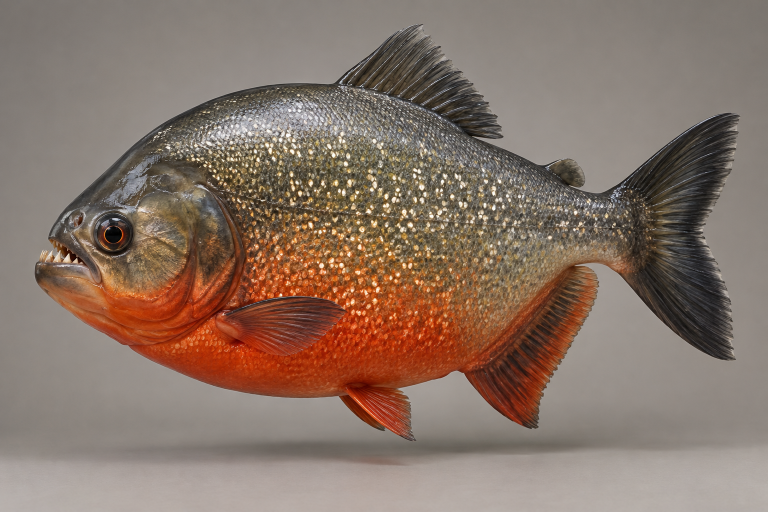
#> input picture Art/Concepts/Animals/2026-10-12/piranha.png, 1536 x 1024 px (shown at 1/2 size)
$ python make_fish_models.py
#> lines starting #> are read from the running program, lines starting #| are printed output that depends on the picture; after the words box and inside, x2 and y2 are one past the last pixel; in counts of white or black regions, pixels touching at a corner belong together
#> in build, image is the input picture: PIL image 1536x1024 RGB; mean R, G, B 136.4, 116.2, 103.6
#> in build, `image = image.transpose(Image.FLIP_LEFT_RIGHT)`:
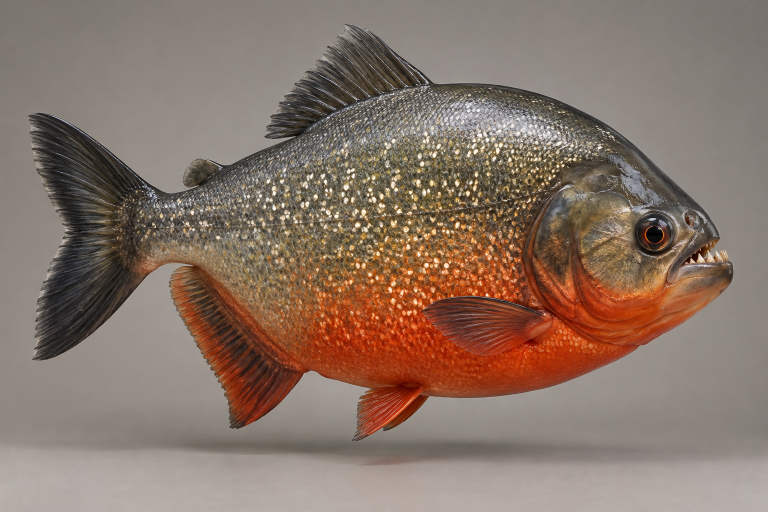
#> image: PIL image 1536x1024 RGB (shown at 1/2 size); mean R, G, B 136.4, 116.2, 103.6
"""Cut the owner's fish art from its studio background and inflate each silhouette into a body. Safe to run again.
Run with ordinary Python (Pillow), outside Unreal:
    python Scripts/Art/make_fish_models.py

For each aquatic creature in Art/Concepts/Animals/2026-10-12 it writes, under Art/Fauna/Fish:
  <Name>-v1.png       the creature cut out on transparency, cropped, head toward the right (+X in Unreal)
  <Name>-v1.mesh.json a body for it, in two parts. The trunk is truly round (owner, October 15: the creatures
                      looked flat): along its length, an oval cross-section as tall as the silhouette's body with the
                      fins trimmed off, as wide as the creature is broad, its sides mapped with the art. Around it, the
                      silhouette thinly inflated carries the fins and tail. Units are centimetres at the creature's
                      working length. A ray stays a flat inflated wing.
Scripts/Setup/build_fish.py turns these into Unreal assets.

The background is the art's plain studio grey with a soft shadow: it is flood-filled from the border while colours
change gently, so the creature's sharper outline stops the fill. Lengths are tuning.
"""
import json
import math
from collections import deque
from pathlib import Path
from PIL import Image, ImageFilter

ROOT = Path(__file__).resolve().parents[2]
SOURCE = ROOT / 'Art/Concepts/Animals/2026-10-12'
OUT = ROOT / 'Art/Fauna/Fish'

# name, source art, which way the head faces in the art, working length in cm (tuning), how thick the inflated
# silhouette is for its height (fins, tail; a ray's whole body), and how broad the round trunk is for its height
# (0 for a ray, which has none). All tuning.
CREATURES = [
    ('Piranha', 'piranha.png', 'left', 30.0, .10, .42),
    ('Bass', 'bass.png', 'left', 50.0, .10, .48),
    ('Catfish', 'catfish.png', 'left', 90.0, .12, .95),
    ('MantaRay', 'manta_ray.png', 'left', 380.0, .12, 0.0),
    ('GreatWhiteShark', 'great_white_shark.png', 'left', 450.0, .08, .78),
    ('HammerheadShark', 'hammerhead_shark.png', 'left', 400.0, .08, .74),
    ('Squid', 'squid.png', 'left', 180.0, .12, .95),
]
RING = 20           # points round the trunk's cross-section
FIN_WINDOW = .13    # fins are trimmed from the trunk over this share of the length
WORK = 640          # mask width in pixels while segmenting
COLUMNS = 72        # mesh columns along the body
STEP_TOLERANCE = 5  # largest colour step between neighbouring background pixels
DRIFT_TOLERANCE = 12  # largest difference from the background colour carried by the fill


def background_mask(image):
    """True where the studio background is, at WORK width. The fill carries the colour of the background it has
    crossed, updated slowly, so it follows the grey's gentle gradient and the soft shadow but stops where a body
    differs from what lies just outside it, even across a gradual edge."""
    small = image.convert('RGB').resize((WORK, round(image.height * WORK / image.width)), Image.BILINEAR)
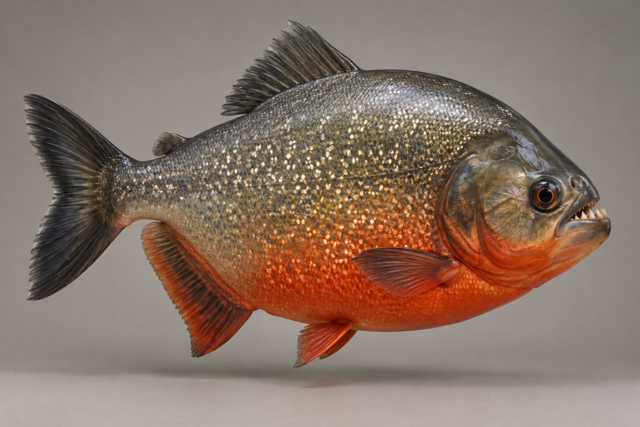
#> small: PIL image 640x427 RGB; mean R, G, B 136.4, 116.2, 103.6
    small = small.filter(ImageFilter.MedianFilter(3))
    w, h = small.size
#> w = 640; h = 427
    px = small.load()
    seen = [[False] * w for _ in range(h)]
    ref = {}
    queue = deque()
    for x in range(w):
        for y in (0, h - 1):
            seen[y][x] = True; ref[(x, y)] = px[x, y]; queue.append((x, y))
#> after the loop, ref = 1280 items; seen = 427 items
    for y in range(h):
        for x in (0, w - 1):
            if not seen[y][x]:
                seen[y][x] = True; ref[(x, y)] = px[x, y]; queue.append((x, y))
#> after the loop, ref = 2130 items
    while queue:
        x, y = queue.popleft()
        here, carried = px[x, y], ref[(x, y)]
        for nx, ny in ((x + 1, y), (x - 1, y), (x, y + 1), (x, y - 1)):
            if 0 <= nx < w and 0 <= ny < h and not seen[ny][nx]:
                there = px[nx, ny]
                step = max(abs(there[i] - here[i]) for i in range(3))
                drift = max(abs(there[i] - carried[i]) for i in range(3))
                if step <= STEP_TOLERANCE and drift <= DRIFT_TOLERANCE and max(there) - min(there) < 40:
                    seen[ny][nx] = True
                    ref[(nx, ny)] = tuple(carried[i] * .92 + there[i] * .08 for i in range(3))
                    queue.append((nx, ny))
#> this loop made 155870 passes
#> (x, y, carried) on passes 1 to 3: (0, 0, (122, 117, 110)), (0, 426, (181, 174, 169)), (1, 0, (122, 117, 110))
#> after the loop, ref = 155870 items
#> in build, `background, w, h = background_mask(image)`: background = 427 items; h = 427
    return seen, w, h


def largest_region(inside, w, h):
    """Keep the biggest connected creature region; drop specks."""
#> called with w = 640, h = 427
    label = [[0] * w for _ in range(h)]
#> label = 427 items
    best, best_size, current = 0, 0, 0
    for y in range(h):
        for x in range(w):
            if inside[y][x] and not label[y][x]:
                current += 1
                size, queue = 0, deque([(x, y)])
                label[y][x] = current
                while queue:
                    cx, cy = queue.popleft()
                    size += 1
                    for nx, ny in ((cx + 1, cy), (cx - 1, cy), (cx, cy + 1), (cx, cy - 1)):
                        if 0 <= nx < w and 0 <= ny < h and inside[ny][nx] and not label[ny][nx]:
                            label[ny][nx] = current
                            queue.append((nx, ny))
                if size > best_size:
                    best, best_size = current, size
#> after the loop, best = 1; best_size = 117409; current = 2
    return [[label[y][x] == best for x in range(w)] for y in range(h)]


def fill_holes(inside, w, h):
    """Background enclosed by the creature (between fins and body) that the border fill never reached is the creature."""
#> called with w = 640, h = 427
    outside = [[False] * w for _ in range(h)]
#> outside = 427 items
    queue = deque()
    for x in range(w):
        for y in (0, h - 1):
            if not inside[y][x]:
                outside[y][x] = True
                queue.append((x, y))
    for y in range(h):
        for x in (0, w - 1):
            if not inside[y][x] and not outside[y][x]:
                outside[y][x] = True
                queue.append((x, y))
    while queue:
        x, y = queue.popleft()
        for nx, ny in ((x + 1, y), (x - 1, y), (x, y + 1), (x, y - 1)):
            if 0 <= nx < w and 0 <= ny < h and not inside[ny][nx] and not outside[ny][nx]:
                outside[ny][nx] = True
                queue.append((nx, ny))
    return [[not outside[y][x] for x in range(w)] for y in range(h)]


def distance_inside(inside, w, h):
    """Chamfer distance from each inside pixel to the nearest outside pixel."""
    big = 1e9
    d = [[0.0 if not inside[y][x] else big for x in range(w)] for y in range(h)]
    for y in range(h):
        for x in range(w):
            if d[y][x]:
                for dx, dy, c in ((-1, 0, 1), (0, -1, 1), (-1, -1, 1.414), (1, -1, 1.414)):
                    nx, ny = x + dx, y + dy
                    d[y][x] = min(d[y][x], (d[ny][nx] + c) if 0 <= nx < w and 0 <= ny < h else 1.0)
    for y in range(h - 1, -1, -1):
        for x in range(w - 1, -1, -1):
            if d[y][x]:
                for dx, dy, c in ((1, 0, 1), (0, 1, 1), (1, 1, 1.414), (-1, 1, 1.414)):
                    nx, ny = x + dx, y + dy
                    d[y][x] = min(d[y][x], (d[ny][nx] + c) if 0 <= nx < w and 0 <= ny < h else 1.0)
    return d


def build(name, source, head, length, thickness, breadth):
    image = Image.open(SOURCE / source).convert('RGB')
    if head == 'left':
        image = image.transpose(Image.FLIP_LEFT_RIGHT)
    background, w, h = background_mask(image)
    inside = fill_holes(largest_region([[not b for b in row] for row in background], w, h), w, h)
#> inside = 427 items
    xs = [x for y in range(h) for x in range(w) if inside[y][x]]
#> xs = 117409 items
    ys = [y for y in range(h) for x in range(w) if inside[y][x]]
#> ys = 117409 items
    x0, x1, y0, y1 = max(min(xs) - 2, 0), min(max(xs) + 3, w), max(min(ys) - 2, 0), min(max(ys) + 3, h)
#> x0 = 21; x1 = 613; y0 = 18; y1 = 370
    inside = [row[x0:x1] for row in inside[y0:y1]]
#> inside = 352 items
    w, h = x1 - x0, y1 - y0
#> w = 592; h = 352

    # The cut-out art: full resolution, alpha from the mask, edges softened a little.
    scale = image.width / WORK
#> scale = 2.4
    box = (round(x0 * scale), round(y0 * scale), round(x1 * scale), round(y1 * scale))
#> box = (50, 43, 1471, 888)
    art = image.crop(box)
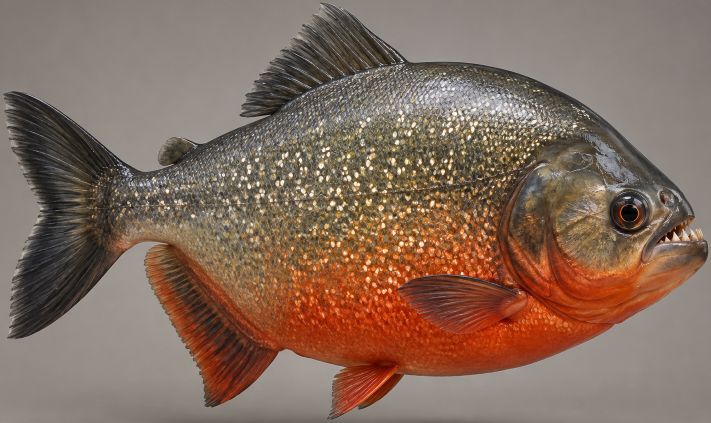
#> art: PIL image 1421x845 RGB (shown at 1/2 size); mean R, G, B 131.5, 107.6, 92.8
    mask = Image.new('L', (w, h))
#> mask: PIL image 592x352 L; every value is 0
    mask.putdata([255 if inside[y][x] else 0 for y in range(h) for x in range(w)])
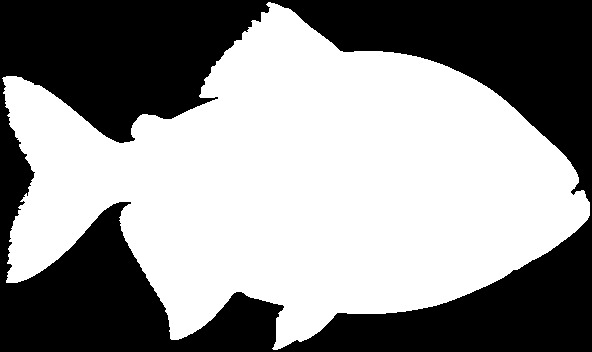
#> mask: PIL image 592x352 L; 56.3% white; 1 black region, box (x1, y1, x2, y2) and area: (0, 0, 592, 352) 90975
    mask = mask.resize(art.size, Image.BILINEAR).filter(ImageFilter.GaussianBlur(1.5)).point(lambda v: 0 if v < 100 else min(255, (v - 100) * 2))
#> mask: PIL image 1421x845 L
    art.putalpha(mask)
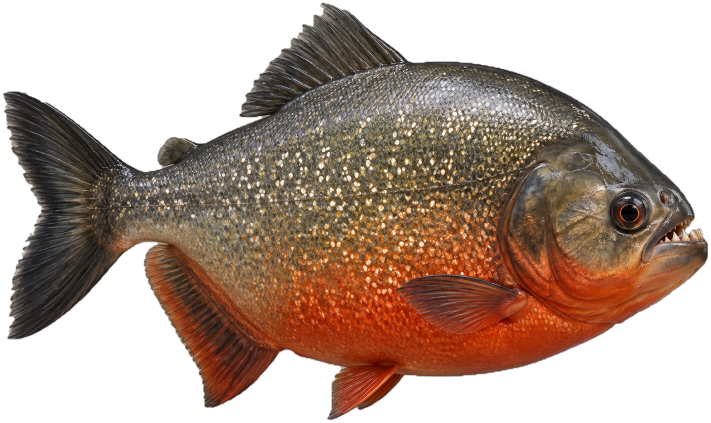
#> art: PIL image 1421x845 RGBA (shown at 1/2 size); mean R, G, B, A 131.5, 107.6, 92.8, 143; transparent parts drawn white
    if art.width > 1024:
        art = art.resize((1024, round(art.height * 1024 / art.width)), Image.LANCZOS)
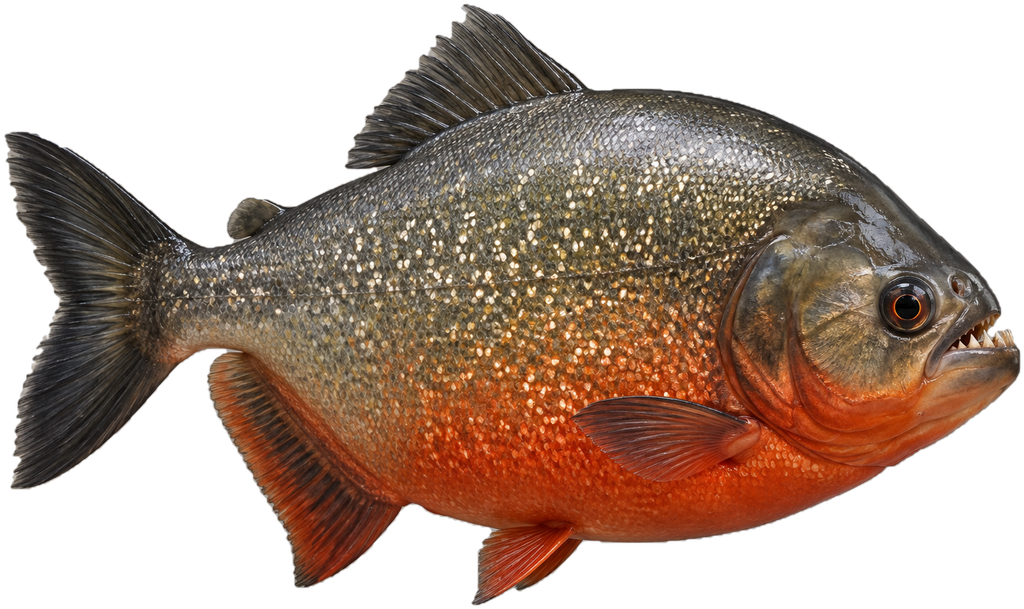
#> art: PIL image 1024x609 RGBA; mean R, G, B, A 69.9, 49, 36.8, 143; transparent parts drawn white
    OUT.mkdir(parents=True, exist_ok=True)
    art.save(OUT / f'{name}-v1.png')

    # The body: a grid over the silhouette, each point raised by how deep inside it lies; flat fins, round body.
    dist = distance_inside(inside, w, h)
#> in distance_inside, `d = [[0.0 if not inside[y][x] else big for x in range(w)] for y in ran..`: d = 352 items
#> dist = 352 items
    deepest = max(max(row) for row in dist)
#> deepest = 138.4
    cm = length / w                          # centimetres per mask pixel
#> cm = 0.0507
    rows = max(8, round(COLUMNS * h / w))
#> rows = 43
    def sample(u, v):
#> called with u = 0, v = 0
        x, y = min(int(u * (w - 1) + .5), w - 1), min(int(v * (h - 1) + .5), h - 1)
#> x = 0; y = 0
        return dist[y][x], inside[y][x]
    grid = [[sample(i / COLUMNS, j / rows) for i in range(COLUMNS + 1)] for j in range(rows + 1)]
#> grid = 44 items
    # A cell is drawn if any corner is inside, so the art's alpha, not the grid, makes the outline.
    keep = [[any(grid[j + a][i + b][1] for a in (0, 1) for b in (0, 1)) for i in range(COLUMNS)] for j in range(rows)]
#> keep = 43 items
    verts, uvs, tris, index = [], [], [], {}
    for side in (1, -1):
        for j in range(rows + 1):
            for i in range(COLUMNS + 1):
                if not any(keep[jj][ii] for jj in (j - 1, j) for ii in (i - 1, i) if 0 <= jj < rows and 0 <= ii < COLUMNS):
                    continue
                u, v = i / COLUMNS, j / rows
                depth = grid[j][i][0] / deepest
                bulge = thickness * deepest * cm * (depth ** .75)
                index[(side, i, j)] = len(verts)
                verts.append((round((u - .5) * w * cm, 3), round(side * bulge, 3), round((.5 - v) * h * cm, 3)))
                uvs.append((round(u, 5), round(v, 5)))
        for j in range(rows):
            for i in range(COLUMNS):
                if keep[j][i]:
                    a, b, c, d = (index[(side, i, j)], index[(side, i + 1, j)], index[(side, i + 1, j + 1)], index[(side, i, j + 1)])
                    tris += [(a, b, c, side), (a, c, d, side)]
#> after the loop, index = 4074 items; tris = 7584 items, first 6: (0, 1, 7, 1), (0, 7, 6, 1), (1, 2, 8, 1), (1, 8, 7, 1), (2, 3, 9, 1), (2, 9, 8, 1); uvs = 4074 pairs, first value 0 to 1, second value 0 to 1; verts = 4074 items, first 6: (-1.67, 0, 8.92), (-1.25, 0, 8.92), (-0.833, 0, 8.92), (-0.417, 0, 8.92), (0, 0, 8.92), (-2.08, 0, 8.5)
    loft = trunk(inside, w, h, cm, breadth) if breadth > 0 else {'verts': [], 'uvs': [], 'tris': []}
    (OUT / f'{name}-v1.mesh.json').write_text(json.dumps({
        'name': name, 'length_cm': length, 'height_cm': round(h * cm, 1), 'source': f'Art/Concepts/Animals/2026-10-12/{source}',
        'verts': verts, 'uvs': uvs, 'tris': tris, 'trunk': loft}), encoding='utf-8')
    return name, art.size, len(verts), len(tris)


def trunk(inside, w, h, cm, breadth):
    """The round body: per column, the silhouette's main vertical run with fins trimmed off (a fin juts out of the
    body over a short stretch, so over a window the body's top is the lowest top and its bottom the highest
    bottom), lofted into ovals. Each point is mapped to the art at its height on the side, pulled a little inward
    so the top and belly take the body's own colours rather than the cut-out's edge. Triangles carry an outward
    direction for orientation."""
#> called with w = 592, h = 352, cm = 0.0507, breadth = 0.42
    columns = []
    for i in range(COLUMNS + 1):
        x = min(int(i / COLUMNS * (w - 1) + .5), w - 1)
        runs, start = [], None
        for y in range(h + 1):
            on = y < h and inside[y][x]
            if on and start is None:
                start = y
            elif not on and start is not None:
                runs.append((start, y - 1))
                start = None
        columns.append(max(runs, key=lambda r: r[1] - r[0]) if runs else None)
#> this loop made 73 passes
#> x on passes 1 to 12: 0, 8, 16, 25, 33, 41, 49, 57, 66, 74, 82, 90
#> after the loop, columns = 73 items
    half = max(1, round(FIN_WINDOW * COLUMNS / 2))
    body = []
    for i in range(COLUMNS + 1):
        near = [columns[k] for k in range(max(0, i - half), min(COLUMNS, i + half) + 1) if columns[k]]
        if not columns[i] or len(near) < half:
            body.append(None)
            continue
        top, bottom = max(r[0] for r in near), min(r[1] for r in near)
        top, bottom = max(top, columns[i][0]), min(bottom, columns[i][1])
        body.append((top, bottom) if bottom - top > 2 else None)
#> this loop made 73 passes
#> (top, bottom) on passes 2 to 13: (216, 108), (216, 108), (216, 108), (216, 108), (216, 108), (216, 108), (216, 214), (194, 207), (178, 203), (143, 201), (143, 201), (143, 201)
#> near on pass 1: [(76, 108), (216, 282), (194, 279), (178, 275), (86, 270)]
    # Taper to a point at both ends of the run of body columns.
    first = next(i for i, b in enumerate(body) if b)
    last = len(body) - 1 - next(i for i, b in enumerate(reversed(body)) if b)
    verts, uvs, tris, rings = [], [], [], []
    for i in range(first, last + 1):
        if not body[i]:
            continue
        top, bottom = body[i]
        u = i / COLUMNS
        x = (u - .5) * w * cm
        mid, hh = (top + bottom) / 2, (bottom - top) / 2
        ends = min(i - first, last - i)
        taper = min(1.0, (ends + .35) / 3.0) ** .5      # round off the last few columns at nose and tail
        ring = []
        for k in range(RING):
            a = 2 * math.pi * k / RING
            c, s = math.cos(a), math.sin(a)
            y_px = mid - c * hh * taper                  # c = 1 at the top
            ring.append(len(verts))
            verts.append((round(x, 3), round(s * breadth * hh * cm * taper, 3), round((.5 - y_px / h) * h * cm, 3)))
            uvs.append((round(u, 5), round((mid - c * hh * .82 * taper) / h, 5)))
        rings.append((ring, x))
    for (ra, xa), (rb, xb) in zip(rings, rings[1:]):
        for k in range(RING):
            a, b, c, d = ra[k], ra[(k + 1) % RING], rb[(k + 1) % RING], rb[k]
            angle = 2 * math.pi * (k + .5) / RING
            out = (0.0, math.sin(angle), math.cos(angle))
            tris += [(a, b, c, out), (a, c, d, out)]
#> this loop made 63 passes
#> (xa, xb) on passes 1 to 12: (-11.67, -11.25), (-11.25, -10.83), (-10.83, -10.42), (-10.42, -10), (-10, -9.58), (-9.58, -9.17), (-9.17, -8.75), (-8.75, -8.33), (-8.33, -7.92), (-7.92, -7.5), (-7.5, -7.08), (-7.08, -6.67)
    for (ring, x), sign in ((rings[0], -1.0), (rings[-1], 1.0)):    # caps
        centre = len(verts)
        verts.append((round(x, 3), 0.0, round(sum(verts[v][2] for v in ring) / RING, 3)))
        uvs.append((uvs[ring[0]][0], round(sum(uvs[v][1] for v in ring) / RING, 5)))
        for k in range(RING):
            tris.append((centre, ring[k], ring[(k + 1) % RING], (sign, 0.0, 0.0)))
#> this loop made 2 passes
#> (x, sign) on passes 1 to 2: (-11.67, -1), (14.58, 1)
    return {'verts': verts, 'uvs': uvs, 'tris': tris}


if __name__ == '__main__':
    for creature in CREATURES:
#> (the run stopped early here; a loop or call above may not have finished)
